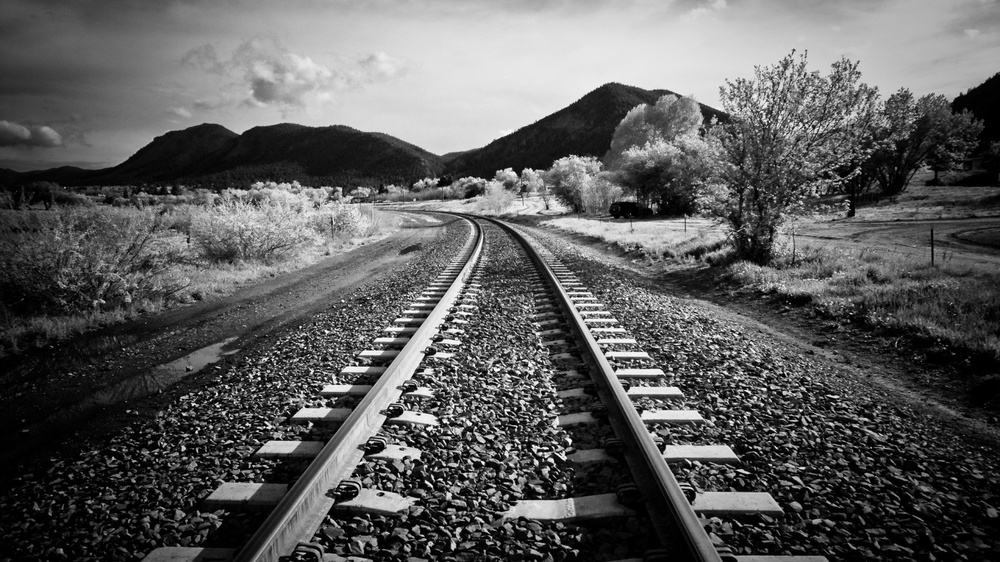
#> input picture ray.jpg, 1000 x 562 px, shrunk from 1920 x 1080 before the run
$ python Hiatogram_Hesaplama_Odevi.py
#> lines starting #> are read from the running program, lines starting #| are printed output that depends on the picture
#Abdulkadir Yayan 02195076051

# Gerekli kütüphaneler içe aktarılır.
import cv2
import numpy as np
from matplotlib import pyplot as plt

# 'ray.jpg' adlı bir resim dosyasını siyah-beyaz (grayscale) olarak yükler.
resım = cv2.imread('ray.jpg', 0)
#> resım is the input picture: shape (562, 1000); min 0, max 255, mean 92

hist = np.zeros(256)
[w, h] = np.shape(resım)
#> w = 562; h = 1000

for v in range(0, h):
    for u in range(0, w):
        i = resım[u, v]
        hist[i] = hist[i] + 1
#> after the loop, hist = 256 values, max 16100 at index 0, min 47 at index 252, mean 2195.3

# Piksel değerlerinin histogramını metin tabanlı olarak ekrana yazdırır.
for i in range(0, 256):
    print(i, "=", hist[i])
#> this loop made 256 passes
#| 0 = 16100.0
#| 1 = 9576.0
#| 2 = 9123.0
#| 3 = 7950.0
#| 4 = 6967.0
#| 5 = 6233.0
#| 6 = 5654.0
#| 7 = 5148.0
#> (further printed lines are left out)
cv2.waitKey(0)
histHesapla = cv2.calcHist([resım], [0], None, [256], [0, 256])
#> histHesapla has the same summary as hist

plt.plot(hist, color='#000000')

# Grafiği ekranda gösterir.
plt.show()
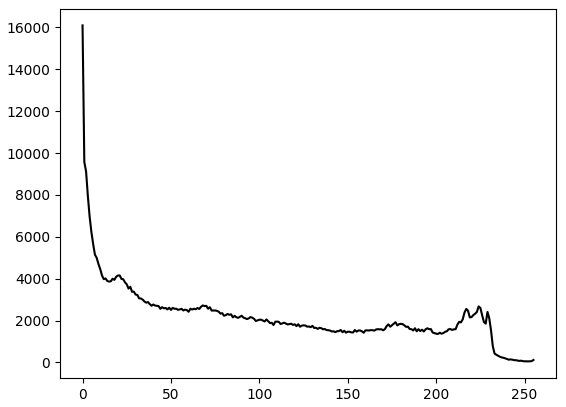
#> figure drawn by matplotlib, 1 panel; curve peaks at x = 0, y = 16100
